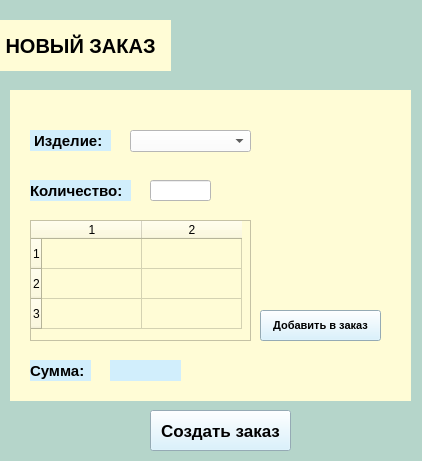
<?xml version="1.0" encoding="UTF-8"?>
<ui version="4.0">
 <class>Form</class>
 <widget class="QWidget" name="Form">
  <property name="geometry">
   <rect>
    <x>0</x>
    <y>0</y>
    <width>422</width>
    <height>461</height>
   </rect>
  </property>
  <property name="windowTitle">
   <string>Form</string>
  </property>
  <property name="styleSheet">
   <string notr="true">background-color: rgb(181, 213, 202);</string>
  </property>
  <widget class="QLabel" name="label">
   <property name="geometry">
    <rect>
     <x>0</x>
     <y>20</y>
     <width>171</width>
     <height>51</height>
    </rect>
   </property>
   <property name="font">
    <font>
     <pointsize>-1</pointsize>
     <weight>75</weight>
     <bold>true</bold>
    </font>
   </property>
   <property name="styleSheet">
    <string notr="true">QLabel {
	background-color: rgb(255, 252, 214);
	color: rgb(000, 000, 000);
    
    font-size: 20px; /* Размер шрифта */
    font-weight: bold; /* Жирный шрифт */
}</string>
   </property>
   <property name="text">
    <string> НОВЫЙ ЗАКАЗ</string>
   </property>
  </widget>
  <widget class="QWidget" name="widget" native="true">
   <property name="geometry">
    <rect>
     <x>10</x>
     <y>90</y>
     <width>401</width>
     <height>311</height>
    </rect>
   </property>
   <property name="styleSheet">
    <string notr="true">background-color: rgb(255, 252, 214);</string>
   </property>
   <widget class="QLabel" name="label_2">
    <property name="geometry">
     <rect>
      <x>20</x>
      <y>40</y>
      <width>81</width>
      <height>21</height>
     </rect>
    </property>
    <property name="styleSheet">
     <string notr="true">QLabel {

    background-color: rgb(209, 238, 252);
    font-size: 15px; /* Размер шрифта */
    font-weight: bold; /* Жирный шрифт */
}
</string>
    </property>
    <property name="text">
     <string> Изделие:</string>
    </property>
   </widget>
   <widget class="QComboBox" name="comboBox">
    <property name="geometry">
     <rect>
      <x>120</x>
      <y>40</y>
      <width>121</width>
      <height>22</height>
     </rect>
    </property>
    <property name="styleSheet">
     <string notr="true">background-color: rgb(255, 255, 255);</string>
    </property>
   </widget>
   <widget class="QLabel" name="label_3">
    <property name="geometry">
     <rect>
      <x>20</x>
      <y>90</y>
      <width>101</width>
      <height>21</height>
     </rect>
    </property>
    <property name="styleSheet">
     <string notr="true">QLabel {

    background-color: rgb(209, 238, 252);
    font-size: 15px; /* Размер шрифта */
    font-weight: bold; /* Жирный шрифт */
}
</string>
    </property>
    <property name="text">
     <string>Количество:</string>
    </property>
   </widget>
   <widget class="QLineEdit" name="lineEdit">
    <property name="geometry">
     <rect>
      <x>140</x>
      <y>90</y>
      <width>61</width>
      <height>21</height>
     </rect>
    </property>
    <property name="styleSheet">
     <string notr="true">background-color: rgb(255, 255, 255);</string>
    </property>
   </widget>
   <widget class="QTableWidget" name="tableWidget">
    <property name="geometry">
     <rect>
      <x>20</x>
      <y>130</y>
      <width>221</width>
      <height>121</height>
     </rect>
    </property>
    <property name="rowCount">
     <number>3</number>
    </property>
    <property name="columnCount">
     <number>2</number>
    </property>
    <row/>
    <row/>
    <row/>
    <column/>
    <column/>
   </widget>
   <widget class="QLabel" name="label_4">
    <property name="geometry">
     <rect>
      <x>20</x>
      <y>270</y>
      <width>61</width>
      <height>21</height>
     </rect>
    </property>
    <property name="styleSheet">
     <string notr="true">QLabel {

    background-color: rgb(209, 238, 252);
    font-size: 15px; /* Размер шрифта */
    font-weight: bold; /* Жирный шрифт */
}
</string>
    </property>
    <property name="text">
     <string>Сумма:</string>
    </property>
   </widget>
   <widget class="QLabel" name="label_5">
    <property name="geometry">
     <rect>
      <x>100</x>
      <y>270</y>
      <width>71</width>
      <height>21</height>
     </rect>
    </property>
    <property name="styleSheet">
     <string notr="true">QLabel {

    background-color: rgb(209, 238, 252);
    font-size: 15px; /* Размер шрифта */
    font-weight: bold; /* Жирный шрифт */
}
</string>
    </property>
    <property name="text">
     <string/>
    </property>
   </widget>
   <widget class="QPushButton" name="pushButton_2">
    <property name="geometry">
     <rect>
      <x>250</x>
      <y>220</y>
      <width>121</width>
      <height>31</height>
     </rect>
    </property>
    <property name="styleSheet">
     <string notr="true">QPushButton {


    font-size: 11px; /* Размер шрифта */
	background-color: rgb(209, 238, 252);
    font-weight: bold; /* Жирный шрифт */
}</string>
    </property>
    <property name="text">
     <string>Добавить в заказ</string>
    </property>
   </widget>
  </widget>
  <widget class="QPushButton" name="pushButton">
   <property name="geometry">
    <rect>
     <x>150</x>
     <y>410</y>
     <width>141</width>
     <height>41</height>
    </rect>
   </property>
   <property name="styleSheet">
    <string notr="true">QPushButton {


    font-size: 17px; /* Размер шрифта */
	background-color: rgb(209, 238, 252);
    font-weight: bold; /* Жирный шрифт */
}
</string>
   </property>
   <property name="text">
    <string>Создать заказ</string>
   </property>
  </widget>
  <zorder>widget</zorder>
  <zorder>label</zorder>
  <zorder>pushButton</zorder>
 </widget>
 <resources/>
 <connections/>
</ui>
